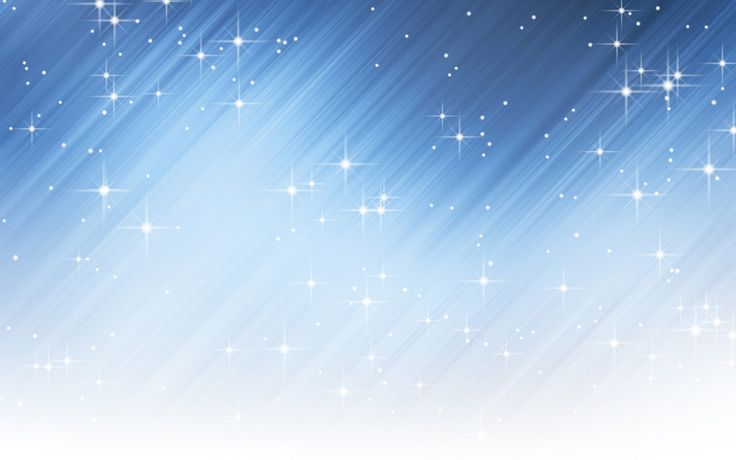
#> input picture kk.jpg, 736 x 460 px
$ python game3.py
#> lines starting #> are read from the running program, lines starting #| are printed output that depends on the picture; after the words box and inside, x2 and y2 are one past the last pixel; in counts of white or black regions, pixels touching at a corner belong together
import cv2
import random
import numpy as np

class Ball():
    def __init__(self, canvas, platform, radius=5, color=(0, 0, 255)):
        self.canvas = canvas
        self.platform = platform
        self.radius = radius
        self.color = color
        self.x = random.choice([-3, -2, -1, 1, 2, 3])
        self.y = -1
        self.touch_bottom = False
        self.position = [200 + 19, 200]

    def touch_platform(self, ball_pos):
        platform_pos = self.platform.get_position()
        if (ball_pos[0] + self.radius * 2 >= platform_pos[0] and
            ball_pos[0] <= platform_pos[2] and
            ball_pos[1] + self.radius * 2 >= platform_pos[1] and
            ball_pos[1] <= platform_pos[1] + self.platform.height):
            return True
        return False

    def draw(self):
        self.position[0] += self.x
        self.position[1] += self.y

        if self.position[1] <= 0:
            self.y = 3
        if self.position[1] + self.radius * 2 >= 400:
            self.touch_bottom = True
        if self.touch_platform([self.position[0], self.position[1], self.position[0] + self.radius * 2, self.position[1] + self.radius * 2]):
            self.y = -3
        if self.position[0] <= 0:
            self.x = 3
        if self.position[0] + self.radius * 2 >= 500:
            self.x = -3

    def get_position(self):
        return self.position


class Platform():
    def __init__(self, canvas, color):
        self.canvas = canvas
        self.color = color
        self.x = 230 + 19
        self.y = 300
        self.width = 100
        self.height = 10

    def left(self):
        self.x -= 5

    def right(self):
        self.x += 5

    def draw(self):
        if self.x < 0:
            self.x = 0
        if self.x + self.width > 500:
            self.x = 500 - self.width

    def get_position(self):
        return [self.x, self.y, self.x + self.width, self.y + self.height]


class Block():
    def __init__(self, x, y, width, height, color):
        self.x = x + 19
        self.y = y
        self.width = width
        self.height = height
        self.color = color
        self.visible = True

    def draw(self, frame):
        if self.visible:
            cv2.rectangle(frame, (self.x, self.y), (self.x + self.width, self.y + self.height), self.color, -1)

    def check_collision(self, ball_pos):
        if self.visible:
            block_rect = [self.x, self.y, self.x + self.width, self.y + self.height]
            if (ball_pos[0] >= block_rect[0] and ball_pos[0] <= block_rect[2]) and \
               (ball_pos[1] >= block_rect[1] and ball_pos[1] <= block_rect[3]):
                self.visible = False
                return True
        return False


window_width, window_height = 500, 400
background = np.zeros((window_height, window_width, 3), dtype=np.uint8)

bg_image = cv2.imread("kk.jpg")
#> bg_image is the input picture: shape (460, 736, 3); mean B, G, R 226.3, 196.8, 169.3
bg_image = cv2.resize(bg_image, (window_width, window_height))
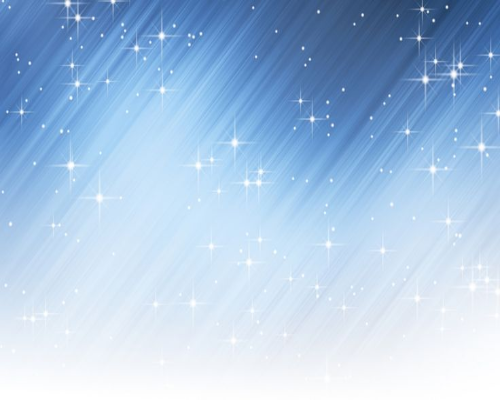
#> bg_image: shape (400, 500, 3); mean B, G, R 226.2, 196.7, 169.2

platform = Platform(background, 'green')
ball = Ball(background, platform)

blocks = []
block_width = 80
block_height = 20
block_color = (255, 255, 0)
horizontal_gap = 10
vertical_gap = 5

rows = 5
cols = window_width // (block_width + horizontal_gap)

for row in range(rows):
    for col in range(cols):
        x = col * (block_width + horizontal_gap)
        y = row * (block_height + vertical_gap) + 50
        blocks.append(Block(x, y, block_width, block_height, block_color))

while True:
    frame = bg_image.copy()

    font = cv2.FONT_HERSHEY_SIMPLEX
    cv2.putText(frame, "Game", (150, 40), font, 1, (255, 255, 255), 2, cv2.LINE_AA)
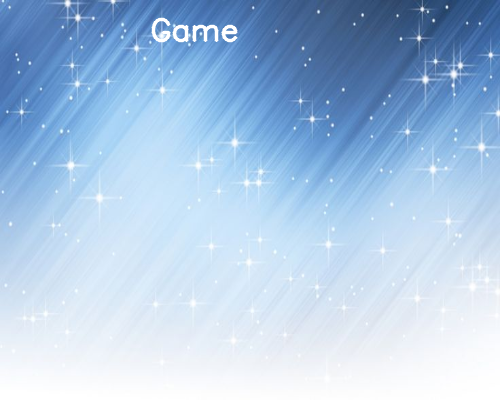
#> frame: shape (400, 500, 3); 0.53% of pixels changed, all inside (x1, y1, x2, y2) = (151, 17, 238, 43)

    for block in blocks:
        block.draw(frame)
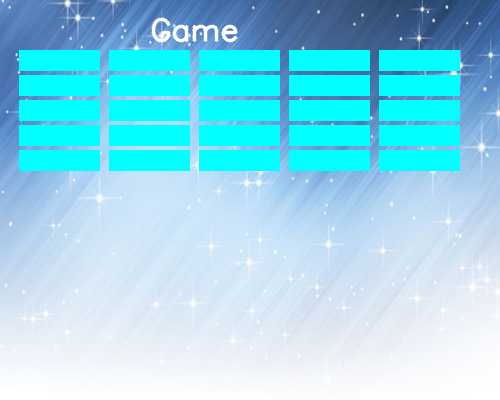
#> frame: shape (400, 500, 3); mean B, G, R 235.1, 215.7, 143.6

    cv2.rectangle(frame, (platform.x, platform.y), (platform.x + platform.width, platform.y + platform.height), (0, 255, 0), -1)
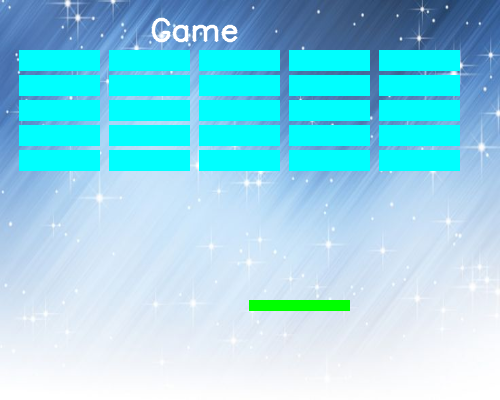
#> frame: shape (400, 500, 3); 0.56% of pixels changed, all inside (x1, y1, x2, y2) = (249, 300, 350, 311)

    ball_pos = ball.get_position()
    if 0 <= ball_pos[0] < window_width - ball.radius * 2 and 0 <= ball_pos[1] < window_height - ball.radius * 2:
        cv2.circle(frame, (ball_pos[0] + ball.radius, ball_pos[1] + ball.radius), ball.radius, ball.color, -1)
#> frame: shape (400, 500, 3); 0.04% of pixels changed, all inside (x1, y1, x2, y2) = (219, 200, 230, 211)

    for block in blocks:
        if block.check_collision([ball_pos[0], ball_pos[1], ball_pos[0] + ball.radius * 2, ball_pos[1] + ball.radius * 2]):
            ball.y = -ball.y

    ball.draw()

    cv2.imshow("Game", frame)

    key = cv2.waitKey(10) & 0xFF
#> (key q is pressed here)
    if key == ord('q'):
        break
    elif key == ord('a'):
        platform.left()
    elif key == ord('d'):
        platform.right()

    platform.draw()

    if ball.touch_bottom:
        print("Game Over!")
        break

cv2.destroyAllWindows()

$ run again, with ball.jpg copied over kk.jpg
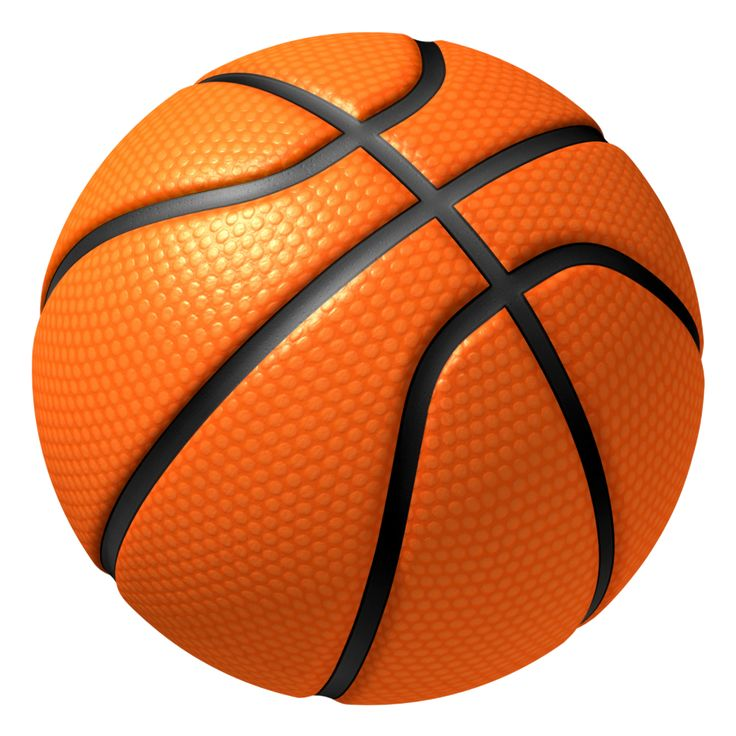
#> input picture ball.jpg, 736 x 736 px
#> bg_image is the input picture: shape (736, 736, 3); mean B, G, R 107.7, 146, 213.3
#> bg_image: shape (400, 500, 3)
#> `cv2.putText(frame, "Game", (150, 40), font, 1, (255, 255, 255), 2, cv2..`:
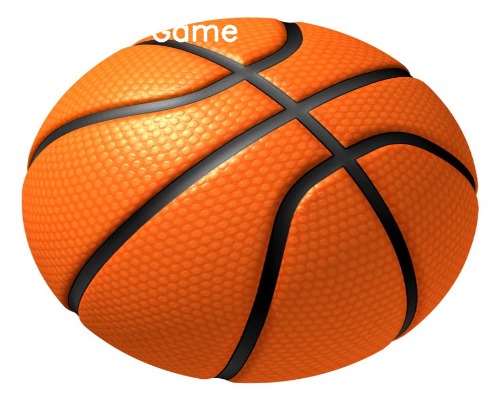
#> frame: shape (400, 500, 3); mean B, G, R 108.3, 146.3, 213.2
#> `cv2.rectangle(frame, (platform.x, platform.y), (platform.x + platform...`:
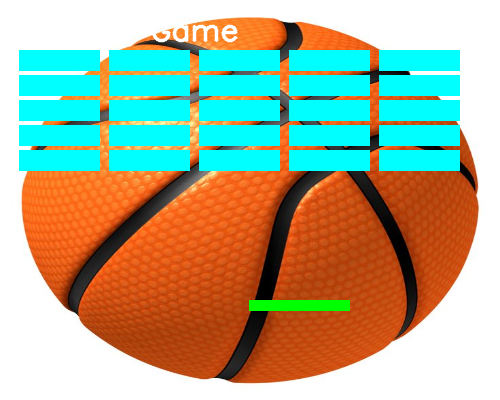
#> frame: shape (400, 500, 3); mean B, G, R 145.9, 173.9, 168.5
